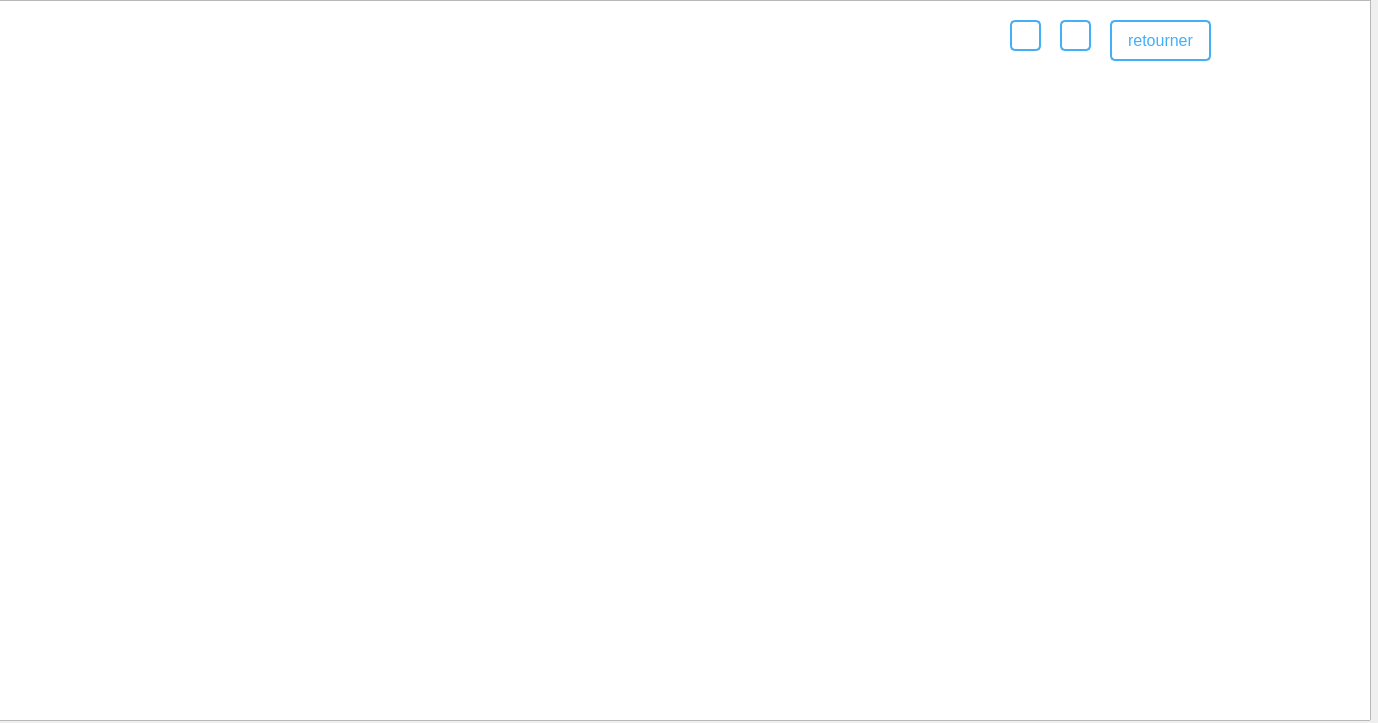
<?xml version="1.0" encoding="UTF-8"?>
<ui version="4.0">
 <class>Statisss</class>
 <widget class="QDialog" name="Statisss">
  <property name="geometry">
   <rect>
    <x>0</x>
    <y>0</y>
    <width>1378</width>
    <height>723</height>
   </rect>
  </property>
  <property name="windowTitle">
   <string>Dialog</string>
  </property>
  <widget class="QPushButton" name="batons">
   <property name="geometry">
    <rect>
     <x>1400</x>
     <y>480</y>
     <width>31</width>
     <height>31</height>
    </rect>
   </property>
   <property name="styleSheet">
    <string notr="true">QPushButton {
    display: inline-block;
    padding: 5px;
    font-size: 16px;
    text-align: center;
    text-decoration: none;
    cursor: pointer;
    border: 2px solid #43aff7;
    color: #43aff7;
    border-radius: 5px;
    transition: background-color 0.3s, color 0.3s;
    background-image: url(&quot;C:/Users/Kinza/Documents/evenement/bar-chart-2 (1).svg&quot;);
    background-repeat: no-repeat;
    background-position: left center;
    background-size: contain;
}

QPushButton:hover {
    background-color: #792382;
    color: #ffff;
}

QPushButton:pressed {
    transform: translateY(1px);
}</string>
   </property>
   <property name="text">
    <string/>
   </property>
  </widget>
  <widget class="QPushButton" name="retourner">
   <property name="geometry">
    <rect>
     <x>1500</x>
     <y>480</y>
     <width>101</width>
     <height>41</height>
    </rect>
   </property>
   <property name="styleSheet">
    <string notr="true">QPushButton {
    display: inline-block;
    padding: 5px;
    font-size: 16px;
    text-align: center;
    text-decoration: none;
    cursor: pointer;
    border: 2px solid #43aff7;
    color: #43aff7;
    border-radius: 5px;
    transition: background-color 0.3s, color 0.3s;
    background-repeat: no-repeat;
    background-position: left center;
    background-size: contain;
}

QPushButton:hover {
    background-color: #792382;
    color: #ffff;
}

QPushButton:pressed {
    transform: translateY(1px);
}</string>
   </property>
   <property name="text">
    <string>retourner</string>
   </property>
  </widget>
  <widget class="QPushButton" name="pushButton">
   <property name="geometry">
    <rect>
     <x>1710</x>
     <y>527</y>
     <width>101</width>
     <height>41</height>
    </rect>
   </property>
   <property name="styleSheet">
    <string notr="true">QPushButton {
    display: inline-block;
    padding: 5px;
    font-size: 16px;
    text-align: center;
    text-decoration: none;
    cursor: pointer;
    border: 2px solid #43aff7;
    color: #43aff7;
    border-radius: 5px;
    transition: background-color 0.3s, color 0.3s;
    background-repeat: no-repeat;
    background-position: left center;
    background-size: contain;
}

QPushButton:hover {
    background-color: #792382;
    color: #ffff;
}

QPushButton:pressed {
    transform: translateY(1px);
}</string>
   </property>
   <property name="text">
    <string>retourner</string>
   </property>
  </widget>
  <widget class="QLabel" name="label_2">
   <property name="geometry">
    <rect>
     <x>1580</x>
     <y>470</y>
     <width>221</width>
     <height>111</height>
    </rect>
   </property>
   <property name="text">
    <string/>
   </property>
   <property name="pixmap">
    <pixmap>../../../../423062592_412565247809359_4122753196054595283_n.png</pixmap>
   </property>
  </widget>
  <widget class="QGraphicsView" name="graphicsView">
   <property name="geometry">
    <rect>
     <x>-10</x>
     <y>0</y>
     <width>1381</width>
     <height>721</height>
    </rect>
   </property>
   <property name="styleSheet">
    <string notr="true"/>
   </property>
  </widget>
  <widget class="QPushButton" name="cercle">
   <property name="geometry">
    <rect>
     <x>1450</x>
     <y>480</y>
     <width>31</width>
     <height>31</height>
    </rect>
   </property>
   <property name="styleSheet">
    <string notr="true">QPushButton {
    display: inline-block;
    padding: 5px;
    font-size: 16px;
    text-align: center;
    text-decoration: none;
    cursor: pointer;
    border: 2px solid #43aff7;
    color: #43aff7;
    border-radius: 5px;
    transition: background-color 0.3s, color 0.3s;
    background-image: url(&quot;C:/Users/Kinza/Documents/evenement/pie-chart.svg&quot;);
    background-repeat: no-repeat;
    background-position: left center;
    background-size: contain;
}

QPushButton:hover {
    background-color: #792382;
    color: #ffff;
}

QPushButton:pressed {
    transform: translateY(1px);
}</string>
   </property>
   <property name="text">
    <string/>
   </property>
  </widget>
  <widget class="QLabel" name="label">
   <property name="geometry">
    <rect>
     <x>1190</x>
     <y>10</y>
     <width>441</width>
     <height>111</height>
    </rect>
   </property>
   <property name="text">
    <string/>
   </property>
   <property name="pixmap">
    <pixmap>../../../../423062592_412565247809359_4122753196054595283_n.png</pixmap>
   </property>
  </widget>
  <widget class="QPushButton" name="retourner_2">
   <property name="geometry">
    <rect>
     <x>1110</x>
     <y>20</y>
     <width>101</width>
     <height>41</height>
    </rect>
   </property>
   <property name="styleSheet">
    <string notr="true">QPushButton {
    padding: 5px;
    font-size: 16px;
    text-align: center;
    text-decoration: none;
    border: 2px solid #43aff7;
    color: #43aff7;
    border-radius: 5px;
    transition: background-color 0.3s, color 0.3s;
    background-repeat: no-repeat;
    background-position: left center;
}

QPushButton:hover {
    background-color: #792382;
    color: #ffff;
}

QPushButton:pressed {
    transform: translateY(1px);
}</string>
   </property>
   <property name="text">
    <string>retourner</string>
   </property>
  </widget>
  <widget class="QPushButton" name="batons_2">
   <property name="geometry">
    <rect>
     <x>1010</x>
     <y>20</y>
     <width>31</width>
     <height>31</height>
    </rect>
   </property>
   <property name="styleSheet">
    <string notr="true">QPushButton {
    padding: 5px;
    font-size: 16px;
    text-align: center;
    text-decoration: none;
    border: 2px solid #43aff7;
    color: #43aff7;
    border-radius: 5px;
    transition: background-color 0.3s, color 0.3s;
    background-image: url(&quot;images/bar-chart.svg&quot;);
    background-repeat: no-repeat;
    background-position: left center;
}

QPushButton:hover {
    background-color: #792382;
    color: #ffff;
}

QPushButton:pressed {
    transform: translateY(1px);
}</string>
   </property>
   <property name="text">
    <string/>
   </property>
  </widget>
  <widget class="QPushButton" name="cercle_2">
   <property name="geometry">
    <rect>
     <x>1060</x>
     <y>20</y>
     <width>31</width>
     <height>31</height>
    </rect>
   </property>
   <property name="styleSheet">
    <string notr="true">QPushButton {
    padding: 5px;
    font-size: 16px;
    text-align: center;
    text-decoration: none;
    border: 2px solid #43aff7;
    color: #43aff7;
    border-radius: 5px;
    transition: background-color 0.3s, color 0.3s;
    background-image: url(&quot;images/pie-chart.svg&quot;);
    background-repeat: no-repeat;
    background-position: left center;
}

QPushButton:hover {
    background-color: #792382;
    color: #ffff;
}

QPushButton:pressed {
    transform: translateY(1px);
}</string>
   </property>
   <property name="text">
    <string/>
   </property>
  </widget>
 </widget>
 <resources/>
 <connections/>
</ui>
